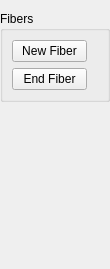
<?xml version="1.0" encoding="UTF-8"?>
<ui version="4.0">
 <class>FibersMenu</class>
 <widget class="QWidget" name="FibersMenu">
  <property name="geometry">
   <rect>
    <x>0</x>
    <y>0</y>
    <width>110</width>
    <height>269</height>
   </rect>
  </property>
  <property name="sizePolicy">
   <sizepolicy hsizetype="Minimum" vsizetype="Preferred">
    <horstretch>0</horstretch>
    <verstretch>0</verstretch>
   </sizepolicy>
  </property>
  <property name="windowTitle">
   <string>Form</string>
  </property>
  <layout class="QVBoxLayout" name="verticalLayout">
   <property name="spacing">
    <number>0</number>
   </property>
   <property name="leftMargin">
    <number>0</number>
   </property>
   <property name="rightMargin">
    <number>0</number>
   </property>
   <property name="bottomMargin">
    <number>0</number>
   </property>
   <item>
    <widget class="QGroupBox" name="fibersBox">
     <property name="sizePolicy">
      <sizepolicy hsizetype="Preferred" vsizetype="Preferred">
       <horstretch>0</horstretch>
       <verstretch>0</verstretch>
      </sizepolicy>
     </property>
     <property name="title">
      <string>Fibers</string>
     </property>
     <layout class="QVBoxLayout" name="verticalLayout_2">
      <item>
       <widget class="QPushButton" name="newfiber">
        <property name="maximumSize">
         <size>
          <width>75</width>
          <height>25</height>
         </size>
        </property>
        <property name="text">
         <string>New Fiber</string>
        </property>
       </widget>
      </item>
      <item>
       <widget class="QPushButton" name="endfiber">
        <property name="maximumSize">
         <size>
          <width>75</width>
          <height>25</height>
         </size>
        </property>
        <property name="text">
         <string>End Fiber</string>
        </property>
       </widget>
      </item>
     </layout>
    </widget>
   </item>
   <item>
    <spacer name="verticalSpacer">
     <property name="orientation">
      <enum>Qt::Vertical</enum>
     </property>
     <property name="sizeHint" stdset="0">
      <size>
       <width>20</width>
       <height>40</height>
      </size>
     </property>
    </spacer>
   </item>
  </layout>
 </widget>
 <resources/>
 <connections/>
</ui>
